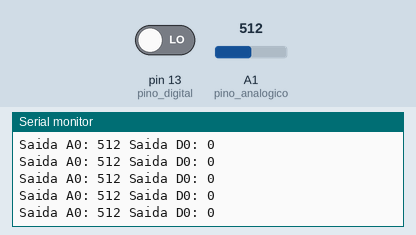
Simulated run of this sketch. Board: Arduino Uno, built with avr-gcc and run on an emulated ATmega328P. Parts: the last lines printed to the serial monitor. The test bench sets the inputs (shaded band); at power-on: A1 (pino_analogico) = 512, pin 13 (pino_digital) LOW.

Above: at 1.2 s.
1.3 s: A1 (pino_analogico) set to 11
At 2.0 s:
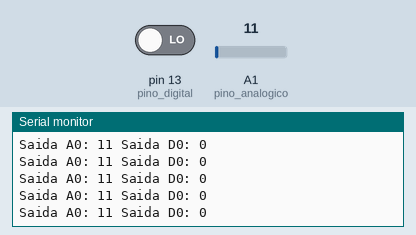
4.3 s: A1 (pino_analogico) set to 8
At 5.4 s:
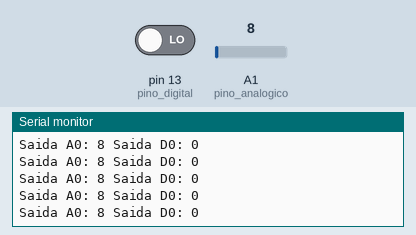
22.3 s: A1 (pino_analogico) set to 981
At 23.3 s:
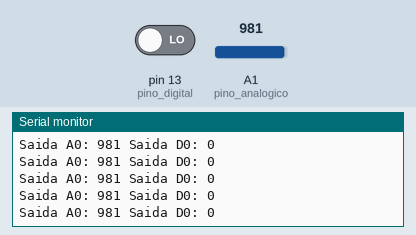
Timing chart, 0 to 25.3 s (numbered marks = the images above; inputs shaded):
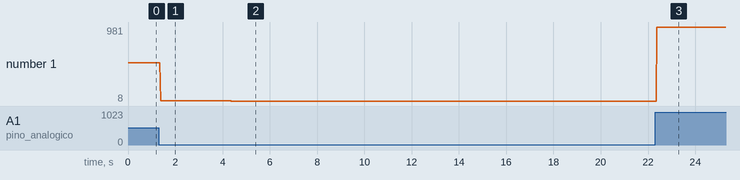

The sketch:

SensorSomLm393.ino
```cpp
//Programa: Sensor de som KY-038
//Autor: Arduino e Cia


//Definicao pinos sensor
int pino_analogico = 15;
int pino_digital = 13;

int valor_A0 = 0;
int valor_D = 0;

void setup()
{
  Serial.begin(9600);

  //Define pinos sensor como entrada
  pinMode(pino_analogico, INPUT);
  pinMode(pino_digital, INPUT);
}

void loop()
{
  valor_A0 = analogRead(pino_analogico);
  valor_D = digitalRead(pino_digital);
  Serial.print("Saida A0: ");
  Serial.print(valor_A0);
  Serial.print(" Saida D0: ");
  Serial.println(valor_D);

  //delay(50);
}
```

Measured:
- after the input at 1.3 s, the serial monitor: prints a new line after 0.08 s (image 1)
- after the input at 4.3 s, the serial monitor: prints a new line after 0.08 s (image 2)
- after the input at 22.3 s, the serial monitor: prints a new line after 0.07 s (image 3)
- plotted number 1: 512 → 11 after the input at 1.3 s, 11 → 8 after the input at 4.3 s, 8 → 981 after the input at 22.3 s
